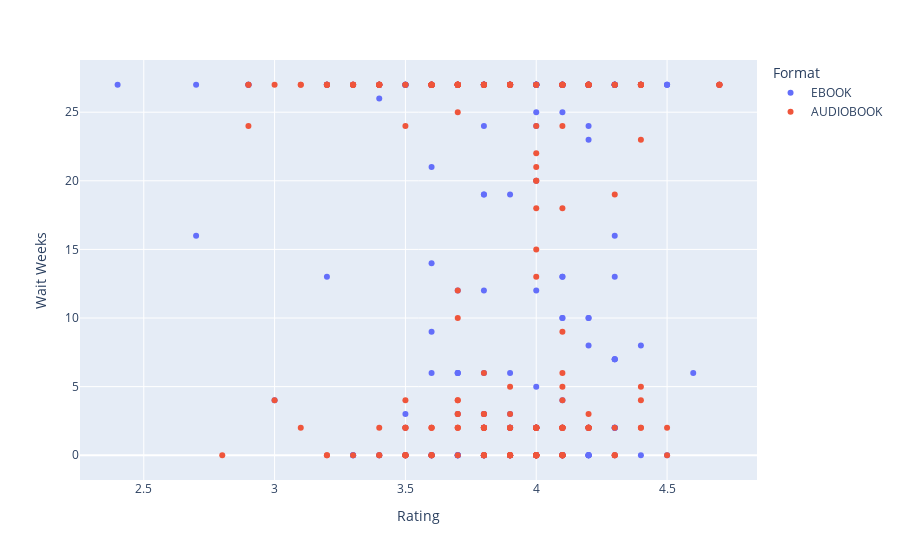

The notebook cell saved with this chart:
### Markdown cell above
Wait time as rating increases

### Code cell
# Rating on x-axis, wait weeks on y-axis
fig_rw = px.scatter(books, x='Rating', y='Wait Weeks', color='Format')
fig_rw.show()

### Figure 1 — Plotly figure (JSON) as saved in the notebook; plotly's stock layout.template omitted (floating-point values rounded to 4 significant figures; data arrays with more than 128 entries replaced by an {"elided": "..."} marker saying what was removed)
{"data": [{"hovertemplate": "Format=EBOOK<br>Rating=%{x}<br>Wait Weeks=%{y}<extra></extra>", "legendgroup": "EBOOK", "marker": {"color": "#636efa", "symbol": "circle"}, "mode": "markers", "name": "EBOOK", "orientation": "v", "showlegend": true, "type": "scatter", "x": {"elided": "240 float values"}, "xaxis": "x", "y": {"elided": "240 int values"}, "yaxis": "y"}, {"hovertemplate": "Format=AUDIOBOOK<br>Rating=%{x}<br>Wait Weeks=%{y}<extra></extra>", "legendgroup": "AUDIOBOOK", "marker": {"color": "#EF553B", "symbol": "circle"}, "mode": "markers", "name": "AUDIOBOOK", "orientation": "v", "showlegend": true, "type": "scatter", "x": {"elided": "240 float values"}, "xaxis": "x", "y": {"elided": "240 int values"}, "yaxis": "y"}], "layout": {"legend": {"title": {"text": "Format"}, "tracegroupgap": 0}, "margin": {"t": 60}, "xaxis": {"anchor": "y", "domain": [0, 1], "title": {"text": "Rating"}}, "yaxis": {"anchor": "x", "domain": [0, 1], "title": {"text": "Wait Weeks"}}}}
